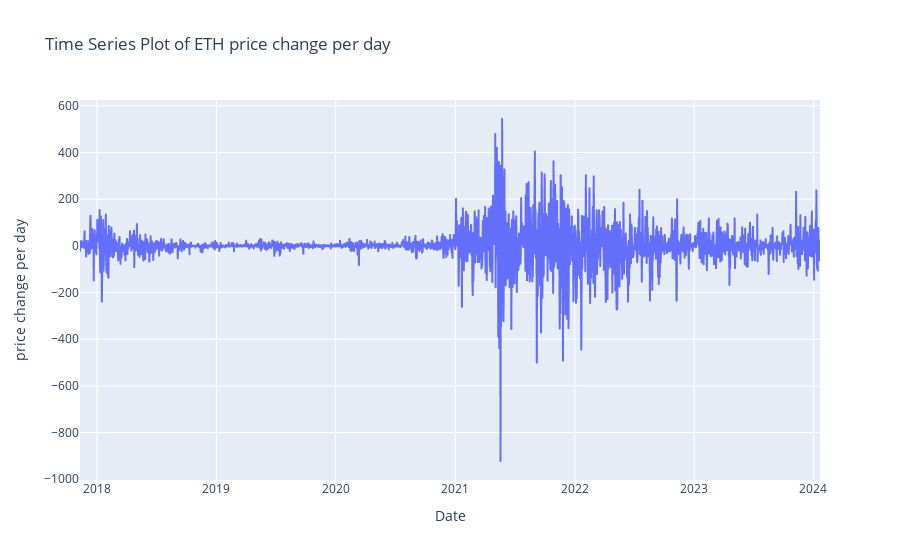

Write notebook code for a chart like this one.
### Code cell
fig_ETH_change = px.line(df_ETH, x='Date', y='price_change_per_day', title='Time Series Plot of ETH price change per day', labels={'price_change_per_day': 'price change per day'})

fig_ETH_change

### Figure 1 — Plotly figure (JSON) as saved in the notebook; plotly's stock layout.template omitted (floating-point values rounded to 4 significant figures; data arrays with more than 128 entries replaced by an {"elided": "..."} marker saying what was removed)
{"data": [{"hovertemplate": "Date=%{x}<br>price change per day=%{y}<extra></extra>", "legendgroup": "", "line": {"color": "#636efa", "dash": "solid"}, "marker": {"symbol": "circle"}, "mode": "lines", "name": "", "showlegend": false, "type": "scattergl", "x": {"elided": "2264 str values"}, "xaxis": "x", "y": {"elided": "2264 float values"}, "yaxis": "y"}], "layout": {"legend": {"tracegroupgap": 0}, "title": {"text": "Time Series Plot of ETH price change per day"}, "xaxis": {"anchor": "y", "domain": [0, 1], "title": {"text": "Date"}}, "yaxis": {"anchor": "x", "domain": [0, 1], "title": {"text": "price change per day"}}}}
